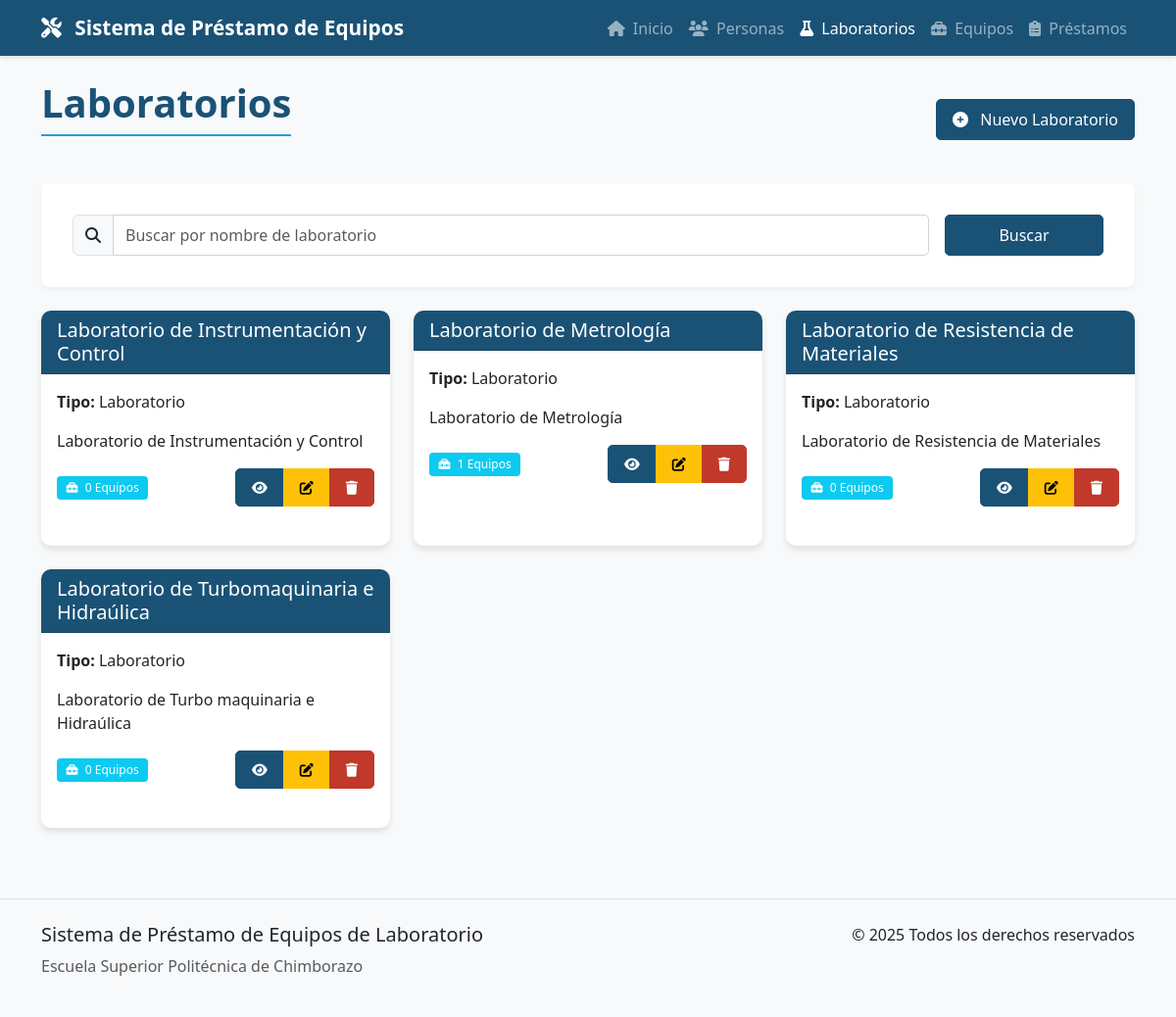
Page /laboratorios/ on the committed database.
### prestamos/models.py (models this page shows, shortened)
class Laboratorio(models.Model):
    TIPO_CHOICES = [
        ('LABORATORIO', 'Laboratorio'),
        ('TALLER', 'Taller'),
    ]
    nombre = models.CharField(max_length=100, verbose_name="Nombre del Laboratorio")
    tipo = models.CharField(max_length=20, choices=TIPO_CHOICES, verbose_name="Tipo de Laboratorio")
    descripcion = models.TextField(blank=True, null=True, verbose_name="Descripción")
    class Meta:
        verbose_name = "Laboratorio"
        verbose_name_plural = "Laboratorios"
        ordering = ['nombre']

### prestamos/views.py (the view)
# urls.py: path('laboratorios/', views.LaboratorioListView.as_view(), name='laboratorio_list'),
class LaboratorioListView(ListView):
    model = Laboratorio
    template_name = 'prestamos/laboratorio_list.html'
    context_object_name = 'laboratorios'
    paginate_by = 10
    def get_queryset(self):
        queryset = super().get_queryset()
        busqueda = self.request.GET.get('busqueda', '')
        if busqueda:
            queryset = queryset.filter(nombre__icontains=busqueda)
        return queryset
    def get_context_data(self, **kwargs):
        context = super().get_context_data(**kwargs)
        context['busqueda'] = self.request.GET.get('busqueda', '')
        return context

### templates/prestamos/laboratorio_list.html (shortened to what this page needs)
{% extends 'base.html' %}
{% load static %}
{% load crispy_forms_tags %}
{% block page_title %}Laboratorios{% endblock %}
{% block page_actions %}
<a href="{% url 'laboratorio_create' %}" class="btn btn-primary">
    <i class="fas fa-plus-circle me-2"></i> Nuevo Laboratorio
</a>
{% endblock %}
{% block content %}
<div class="card search-container mb-4">
    <div class="card-body">
        <form method="get" class="row g-3">
            <div class="col-md-10">
                <div class="input-group">
                    <span class="input-group-text"><i class="fas fa-search"></i></span>
                    <input type="text" name="busqueda" class="form-control" placeholder="Buscar por nombre de laboratorio" value="{{ busqueda }}">
                </div>
            </div>
            <div class="col-md-2">
                <button type="submit" class="btn btn-primary w-100">Buscar</button>
            </div>
        </form>
    </div>
</div>
{% if laboratorios %}
<div class="row">
    {% for laboratorio in laboratorios %}
    <div class="col-md-4 mb-4">
        <div class="card h-100">
            <div class="card-header">
                <h5 class="card-title mb-0">{{ laboratorio.nombre }}</h5>
            </div>
            <div class="card-body">
                <p class="card-text"><strong>Tipo:</strong> {{ laboratorio.get_tipo_display }}</p>
                {% if laboratorio.descripcion %}
                <p class="card-text">{{ laboratorio.descripcion|truncatechars:100 }}</p>
                {% else %}
                <p class="card-text text-muted">Sin descripción</p>
                {% endif %}
                <div class="d-flex justify-content-between align-items-center mt-3">
                    <span class="badge bg-info text-white">
                        <i class="fas fa-toolbox me-1"></i> {{ laboratorio.equipos.count }} Equipos
                    </span>
                    <div class="btn-group" role="group">
                        <a href="{% url 'laboratorio_detail' laboratorio.id %}" class="btn btn-sm btn-primary" title="Ver detalles">
                            <i class="fas fa-eye"></i>
                        </a>
                        <a href="{% url 'laboratorio_update' laboratorio.id %}" class="btn btn-sm btn-warning" title="Editar">
                            <i class="fas fa-edit"></i>
                        </a>
                        <a href="{% url 'laboratorio_delete' laboratorio.id %}" class="btn btn-sm btn-danger" title="Eliminar">
                            <i class="fas fa-trash"></i>
                        </a>
                    </div>
                </div>
            </div>
        </div>
    </div>
    {% endfor %}
</div>
{% else %}
<div class="alert alert-info">
    <i class="fas fa-info-circle me-2"></i> No se encontraron laboratorios registrados.
</div>
{% endif %}
{% endblock %}

### static/css/main.css (style rules this page uses)
:root { --primary-color: #1a5276; --secondary-color: #2874a6; --accent-color: #3498db; --success-color: #27ae60; --warning-color: #f39c12; --danger-color: #c0392b; --light-color: #ecf0f1; --dark-color: #2c3e50; --gray-color: #95a5a6; }
body { font-family: 'Segoe UI', Tahoma, Geneva, Verdana, sans-serif; display: flex; flex-direction: column; min-height: 100vh; background-color: #f8f9fa; }
.card { border: none; border-radius: 10px; box-shadow: 0 4px 6px rgba(0, 0, 0, 0.1); transition: transform 0.3s ease, box-shadow 0.3s ease; margin-bottom: 1.5rem; }
.card-header { background-color: var(--primary-color); color: white; border-radius: 10px 10px 0 0 !important; font-weight: 600; }
.btn { border-radius: 5px; font-weight: 500; padding: 0.5rem 1rem; transition: all 0.3s ease; }
.btn-primary { background-color: var(--primary-color); border-color: var(--primary-color); }
.btn-danger { background-color: var(--danger-color); border-color: var(--danger-color); }
.form-control, .form-select { border-radius: 5px; border: 1px solid #ced4da; padding: 0.5rem 0.75rem; transition: border-color 0.3s ease, box-shadow 0.3s ease; }
.badge { font-weight: 500; padding: 0.5em 0.8em; border-radius: 4px; }
.search-container { background-color: white; border-radius: 8px; padding: 1rem; margin-bottom: 1.5rem; box-shadow: 0 2px 4px rgba(0, 0, 0, 0.05); }

### rows in the picture
Laboratorio: nombre "Laboratorio de Instrumentación y Control", tipo "Laboratorio", descripcion "Laboratorio de Instrumentación y Control", equipos.count "0"
Laboratorio: nombre "Laboratorio de Metrología", tipo "Laboratorio", descripcion "Laboratorio de Metrología", equipos.count "1"
Laboratorio: nombre "Laboratorio de Resistencia de Materiales", tipo "Laboratorio", descripcion "Laboratorio de Resistencia de Materiales", equipos.count "0"
Laboratorio: nombre "Laboratorio de Turbomaquinaria e Hidraúlica", tipo "Laboratorio", descripcion "Laboratorio de Turbo maquinaria e Hidraúlica", equipos.count "0"
